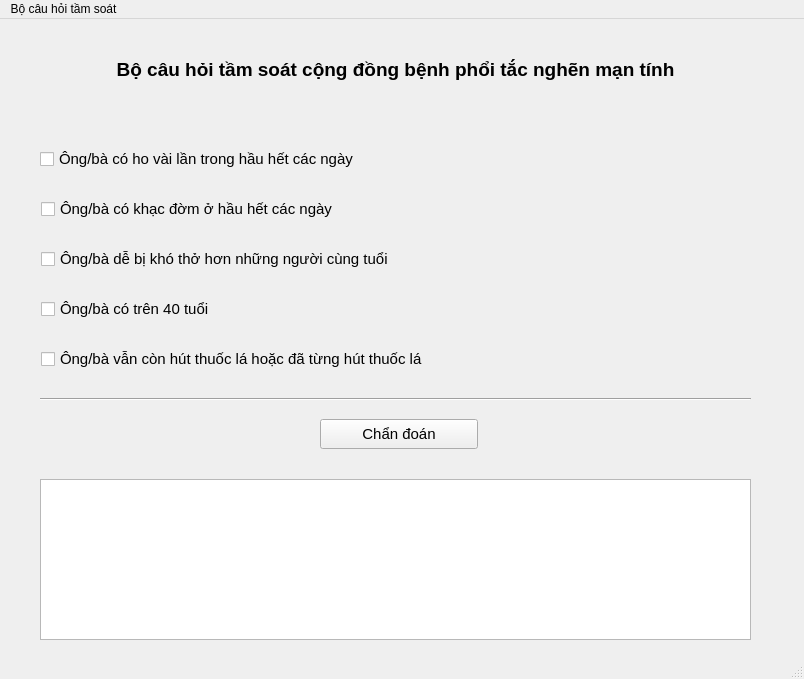
<?xml version="1.0" encoding="UTF-8"?>
<ui version="4.0">
 <class>MainWindow</class>
 <widget class="QMainWindow" name="MainWindow">
  <property name="geometry">
   <rect>
    <x>0</x>
    <y>0</y>
    <width>804</width>
    <height>679</height>
   </rect>
  </property>
  <property name="windowTitle">
   <string>MainWindow</string>
  </property>
  <widget class="QWidget" name="centralwidget">
   <widget class="QWidget" name="verticalLayoutWidget_2">
    <property name="geometry">
     <rect>
      <x>40</x>
      <y>120</y>
      <width>711</width>
      <height>41</height>
     </rect>
    </property>
    <property name="font">
     <font>
      <family>Arial</family>
      <pointsize>11</pointsize>
     </font>
    </property>
    <layout class="QVBoxLayout" name="verticalLayout_2">
     <item>
      <widget class="QCheckBox" name="ho">
       <property name="font">
        <font>
         <family>Arial</family>
         <pointsize>11</pointsize>
        </font>
       </property>
       <property name="layoutDirection">
        <enum>Qt::LeftToRight</enum>
       </property>
       <property name="autoFillBackground">
        <bool>false</bool>
       </property>
       <property name="text">
        <string>Ông/bà có ho vài lần trong hầu hết các ngày</string>
       </property>
      </widget>
     </item>
    </layout>
   </widget>
   <widget class="QWidget" name="verticalLayoutWidget_3">
    <property name="geometry">
     <rect>
      <x>41</x>
      <y>170</y>
      <width>711</width>
      <height>41</height>
     </rect>
    </property>
    <property name="font">
     <font>
      <family>Arial</family>
      <pointsize>11</pointsize>
     </font>
    </property>
    <layout class="QVBoxLayout" name="verticalLayout_3">
     <item>
      <widget class="QCheckBox" name="khac_dom">
       <property name="font">
        <font>
         <family>Arial</family>
         <pointsize>11</pointsize>
        </font>
       </property>
       <property name="layoutDirection">
        <enum>Qt::LeftToRight</enum>
       </property>
       <property name="text">
        <string>Ông/bà có khạc đờm ở hầu hết các ngày</string>
       </property>
      </widget>
     </item>
    </layout>
   </widget>
   <widget class="QWidget" name="verticalLayoutWidget_4">
    <property name="geometry">
     <rect>
      <x>41</x>
      <y>220</y>
      <width>711</width>
      <height>41</height>
     </rect>
    </property>
    <property name="font">
     <font>
      <family>Arial</family>
      <pointsize>11</pointsize>
     </font>
    </property>
    <layout class="QVBoxLayout" name="verticalLayout_4">
     <item>
      <widget class="QCheckBox" name="kho_tho">
       <property name="font">
        <font>
         <family>Arial</family>
         <pointsize>11</pointsize>
        </font>
       </property>
       <property name="layoutDirection">
        <enum>Qt::LeftToRight</enum>
       </property>
       <property name="text">
        <string>Ông/bà dễ bị khó thở hơn những người cùng tuổi</string>
       </property>
      </widget>
     </item>
    </layout>
   </widget>
   <widget class="QWidget" name="verticalLayoutWidget_5">
    <property name="geometry">
     <rect>
      <x>41</x>
      <y>270</y>
      <width>711</width>
      <height>41</height>
     </rect>
    </property>
    <property name="font">
     <font>
      <family>Arial</family>
      <pointsize>11</pointsize>
     </font>
    </property>
    <layout class="QVBoxLayout" name="verticalLayout_5">
     <item>
      <widget class="QCheckBox" name="kho_tho_2">
       <property name="font">
        <font>
         <family>Arial</family>
         <pointsize>11</pointsize>
        </font>
       </property>
       <property name="layoutDirection">
        <enum>Qt::LeftToRight</enum>
       </property>
       <property name="text">
        <string>Ông/bà có trên 40 tuổi</string>
       </property>
      </widget>
     </item>
    </layout>
   </widget>
   <widget class="QWidget" name="verticalLayoutWidget_6">
    <property name="geometry">
     <rect>
      <x>41</x>
      <y>320</y>
      <width>711</width>
      <height>41</height>
     </rect>
    </property>
    <property name="font">
     <font>
      <family>Arial</family>
      <pointsize>11</pointsize>
     </font>
    </property>
    <layout class="QVBoxLayout" name="verticalLayout_6">
     <item>
      <widget class="QCheckBox" name="tuoi_tren_40">
       <property name="font">
        <font>
         <family>Arial</family>
         <pointsize>11</pointsize>
        </font>
       </property>
       <property name="layoutDirection">
        <enum>Qt::LeftToRight</enum>
       </property>
       <property name="text">
        <string>Ông/bà vẫn còn hút thuốc lá hoặc đã từng hút thuốc lá</string>
       </property>
      </widget>
     </item>
    </layout>
   </widget>
   <widget class="QWidget" name="verticalLayoutWidget_12">
    <property name="geometry">
     <rect>
      <x>320</x>
      <y>400</y>
      <width>160</width>
      <height>32</height>
     </rect>
    </property>
    <property name="font">
     <font>
      <family>Arial</family>
      <pointsize>11</pointsize>
     </font>
    </property>
    <layout class="QVBoxLayout" name="verticalLayout_12"/>
   </widget>
   <widget class="QWidget" name="verticalLayoutWidget_13">
    <property name="geometry">
     <rect>
      <x>40</x>
      <y>460</y>
      <width>711</width>
      <height>161</height>
     </rect>
    </property>
    <layout class="QVBoxLayout" name="verticalLayout_13">
     <item>
      <widget class="QTextEdit" name="textEdit"/>
     </item>
    </layout>
   </widget>
   <widget class="QWidget" name="verticalLayoutWidget">
    <property name="geometry">
     <rect>
      <x>40</x>
      <y>20</y>
      <width>711</width>
      <height>61</height>
     </rect>
    </property>
    <layout class="QVBoxLayout" name="verticalLayout">
     <item>
      <widget class="QLabel" name="label">
       <property name="font">
        <font>
         <family>Arial</family>
         <pointsize>14</pointsize>
         <weight>75</weight>
         <bold>true</bold>
        </font>
       </property>
       <property name="layoutDirection">
        <enum>Qt::LeftToRight</enum>
       </property>
       <property name="text">
        <string>Bộ câu hỏi tầm soát cộng đồng bệnh phổi tắc nghẽn mạn tính</string>
       </property>
       <property name="alignment">
        <set>Qt::AlignCenter</set>
       </property>
      </widget>
     </item>
    </layout>
   </widget>
   <widget class="Line" name="line_2">
    <property name="geometry">
     <rect>
      <x>40</x>
      <y>370</y>
      <width>711</width>
      <height>21</height>
     </rect>
    </property>
    <property name="font">
     <font>
      <family>Arial</family>
      <pointsize>11</pointsize>
     </font>
    </property>
    <property name="orientation">
     <enum>Qt::Horizontal</enum>
    </property>
   </widget>
   <widget class="QPushButton" name="pushButton">
    <property name="geometry">
     <rect>
      <x>320</x>
      <y>400</y>
      <width>158</width>
      <height>30</height>
     </rect>
    </property>
    <property name="font">
     <font>
      <family>Arial</family>
      <pointsize>11</pointsize>
     </font>
    </property>
    <property name="text">
     <string>Chẩn đoán</string>
    </property>
   </widget>
  </widget>
  <widget class="QMenuBar" name="menubar">
   <property name="geometry">
    <rect>
     <x>0</x>
     <y>0</y>
     <width>804</width>
     <height>26</height>
    </rect>
   </property>
   <widget class="QMenu" name="menuB_c_u_h_i_t_m_so_t">
    <property name="title">
     <string>Bộ câu hỏi tầm soát</string>
    </property>
   </widget>
   <addaction name="menuB_c_u_h_i_t_m_so_t"/>
  </widget>
  <widget class="QStatusBar" name="statusbar"/>
 </widget>
 <resources/>
 <connections/>
</ui>
